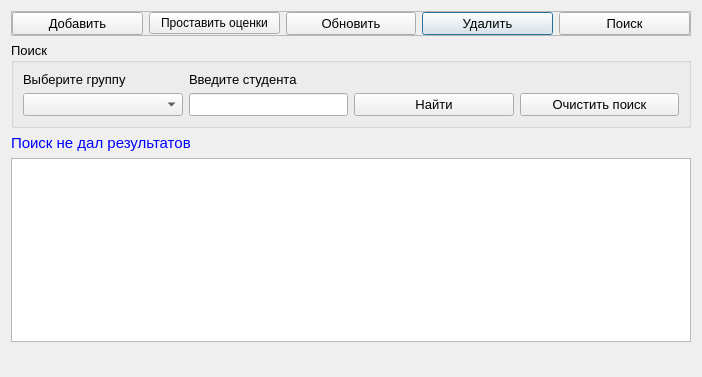
<?xml version="1.0" encoding="UTF-8"?>
<ui version="4.0">
 <class>Diploms</class>
 <widget class="QDialog" name="Diploms">
  <property name="geometry">
   <rect>
    <x>0</x>
    <y>0</y>
    <width>702</width>
    <height>377</height>
   </rect>
  </property>
  <property name="windowTitle">
   <string>Диплом</string>
  </property>
  <layout class="QGridLayout" name="gridLayout_3">
   <item row="0" column="0">
    <widget class="QFrame" name="frame">
     <property name="frameShape">
      <enum>QFrame::StyledPanel</enum>
     </property>
     <property name="frameShadow">
      <enum>QFrame::Raised</enum>
     </property>
     <layout class="QGridLayout" name="gridLayout_2">
      <property name="leftMargin">
       <number>0</number>
      </property>
      <property name="topMargin">
       <number>0</number>
      </property>
      <property name="rightMargin">
       <number>0</number>
      </property>
      <property name="bottomMargin">
       <number>0</number>
      </property>
      <item row="0" column="3">
       <widget class="QPushButton" name="pushButton_del">
        <property name="font">
         <font>
          <pointsize>10</pointsize>
         </font>
        </property>
        <property name="text">
         <string>Удалить</string>
        </property>
        <property name="icon">
         <iconset resource="resourses.qrc">
          <normaloff>:/img/img/delete.png</normaloff>:/img/img/delete.png</iconset>
        </property>
       </widget>
      </item>
      <item row="0" column="0">
       <widget class="QPushButton" name="pushButton_add">
        <property name="font">
         <font>
          <pointsize>10</pointsize>
         </font>
        </property>
        <property name="text">
         <string>Добавить</string>
        </property>
        <property name="icon">
         <iconset resource="resourses.qrc">
          <normaloff>:/img/img/add.png</normaloff>:/img/img/add.png</iconset>
        </property>
       </widget>
      </item>
      <item row="0" column="2">
       <widget class="QPushButton" name="pushButton_update">
        <property name="font">
         <font>
          <pointsize>10</pointsize>
         </font>
        </property>
        <property name="text">
         <string>Обновить</string>
        </property>
        <property name="icon">
         <iconset resource="resourses.qrc">
          <normaloff>:/img/img/refresh.png</normaloff>:/img/img/refresh.png</iconset>
        </property>
       </widget>
      </item>
      <item row="0" column="4">
       <widget class="QPushButton" name="pushButton_search">
        <property name="font">
         <font>
          <pointsize>10</pointsize>
         </font>
        </property>
        <property name="text">
         <string>Поиск</string>
        </property>
        <property name="icon">
         <iconset resource="resourses.qrc">
          <normaloff>:/img/img/find.png</normaloff>:/img/img/find.png</iconset>
        </property>
       </widget>
      </item>
      <item row="0" column="1">
       <widget class="QPushButton" name="pushButton_postavitOcenki">
        <property name="text">
         <string>Проставить оценки</string>
        </property>
        <property name="icon">
         <iconset resource="resourses.qrc">
          <normaloff>:/img/img/srez.png</normaloff>:/img/img/srez.png</iconset>
        </property>
       </widget>
      </item>
     </layout>
    </widget>
   </item>
   <item row="1" column="0">
    <widget class="QGroupBox" name="groupBox_search">
     <property name="font">
      <font>
       <pointsize>10</pointsize>
      </font>
     </property>
     <property name="title">
      <string>Поиск</string>
     </property>
     <layout class="QGridLayout" name="gridLayout" columnstretch="4,4,4,4">
      <item row="1" column="1">
       <widget class="QLineEdit" name="lineEdit_name">
        <property name="font">
         <font>
          <pointsize>10</pointsize>
         </font>
        </property>
        <property name="clearButtonEnabled">
         <bool>true</bool>
        </property>
       </widget>
      </item>
      <item row="0" column="1">
       <widget class="QLabel" name="label_2">
        <property name="font">
         <font>
          <pointsize>10</pointsize>
         </font>
        </property>
        <property name="text">
         <string>Введите студента</string>
        </property>
       </widget>
      </item>
      <item row="1" column="2">
       <widget class="QPushButton" name="pushButton_find">
        <property name="font">
         <font>
          <pointsize>10</pointsize>
         </font>
        </property>
        <property name="text">
         <string>Найти</string>
        </property>
        <property name="icon">
         <iconset resource="resourses.qrc">
          <normaloff>:/img/img/findOk.png</normaloff>:/img/img/findOk.png</iconset>
        </property>
       </widget>
      </item>
      <item row="1" column="3">
       <widget class="QPushButton" name="pushButton_clear">
        <property name="font">
         <font>
          <pointsize>10</pointsize>
         </font>
        </property>
        <property name="text">
         <string>Очистить поиск</string>
        </property>
        <property name="icon">
         <iconset resource="resourses.qrc">
          <normaloff>:/img/img/clear.png</normaloff>:/img/img/clear.png</iconset>
        </property>
       </widget>
      </item>
      <item row="1" column="0">
       <widget class="QComboBox" name="comboBox_gruppa"/>
      </item>
      <item row="0" column="0">
       <widget class="QLabel" name="label">
        <property name="text">
         <string>Выберите группу</string>
        </property>
       </widget>
      </item>
     </layout>
    </widget>
   </item>
   <item row="2" column="0">
    <widget class="QLabel" name="label_result">
     <property name="maximumSize">
      <size>
       <width>16777215</width>
       <height>20</height>
      </size>
     </property>
     <property name="font">
      <font>
       <pointsize>11</pointsize>
      </font>
     </property>
     <property name="styleSheet">
      <string notr="true">color:rgb(0, 0, 255)</string>
     </property>
     <property name="text">
      <string>Поиск не дал результатов</string>
     </property>
    </widget>
   </item>
   <item row="3" column="0">
    <widget class="QTableView" name="tableView_diplom">
     <property name="font">
      <font>
       <pointsize>10</pointsize>
      </font>
     </property>
     <property name="contextMenuPolicy">
      <enum>Qt::ActionsContextMenu</enum>
     </property>
     <property name="alternatingRowColors">
      <bool>true</bool>
     </property>
     <property name="selectionMode">
      <enum>QAbstractItemView::SingleSelection</enum>
     </property>
     <property name="selectionBehavior">
      <enum>QAbstractItemView::SelectRows</enum>
     </property>
    </widget>
   </item>
   <item row="4" column="0">
    <widget class="QLabel" name="label_naideno">
     <property name="font">
      <font>
       <pointsize>12</pointsize>
      </font>
     </property>
     <property name="styleSheet">
      <string notr="true">color:rgb(85, 0, 255)</string>
     </property>
     <property name="text">
      <string/>
     </property>
    </widget>
   </item>
  </layout>
  <action name="actionOcenka">
   <property name="icon">
    <iconset resource="resourses.qrc">
     <normaloff>:/img/img/srez.png</normaloff>:/img/img/srez.png</iconset>
   </property>
   <property name="text">
    <string>Поставить оценку</string>
   </property>
   <property name="toolTip">
    <string>Поставить оценку</string>
   </property>
  </action>
 </widget>
 <resources>
  <include location="resourses.qrc"/>
 </resources>
 <connections/>
</ui>
